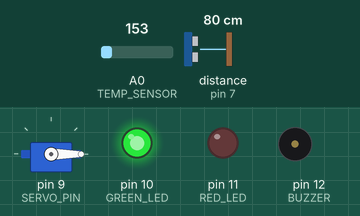
Recording of a sketch running on a simulated Arduino Uno, built with avr-gcc and run on an emulated ATmega328P. On the bench: servo, output pins drawn as LEDs (lit = HIGH), buzzer (waves = sounding, pin HIGH). Wiring (inferred from the names in the program): ultrasonic range finder: trigger pin 6; echo pin 7. Dashed ring = blinking. The test bench sets the inputs (shaded band); at power-on: A0 (TEMP_SENSOR) = 153, distance to the obstacle (sensor on pin 7) 80 cm. The echo pulse lasts 58.3 µs per cm; pins used as bus, display or sensor lines are not drawn.

Above: at 1.8 s.
1.9 s: A0 (TEMP_SENSOR) set to 174
At 3.4 s:
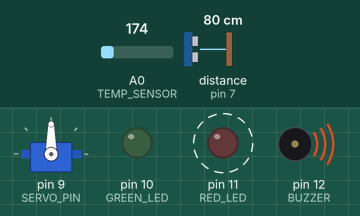
6.0 s: A0 (TEMP_SENSOR) set to 133
At 7.2 s:
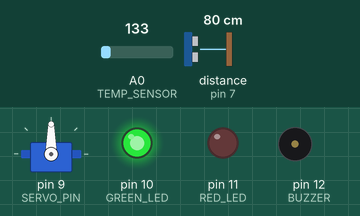
7.5 s: A0 (TEMP_SENSOR) set to 165
At 8.4 s:
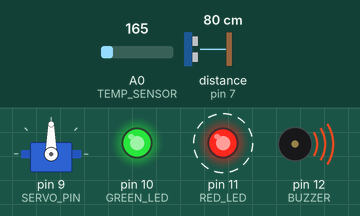
11.6 s: A0 (TEMP_SENSOR) set to 114
At 12.4 s:
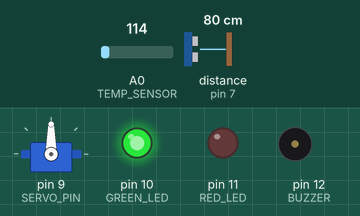
Timing chart, 0 to 14.5 s (numbered marks = the images above; inputs shaded):
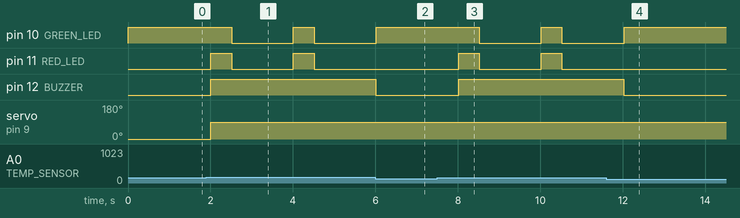

Measured:
- the behaviour switches between 163 and 164 on A0 (TEMP_SENSOR) (found by bisection; images 0 and 1)
- after the input at 1.9 s, pin 10 (GREEN_LED): HIGH → LOW after 0.61 s, → HIGH 1.5 s later, → LOW 0.50 s later; pin 11 (RED_LED): alternates HIGH for 0.50 s and LOW for 1.5 s, starting after 0.11 s; pin 12 (BUZZER): LOW → HIGH after 0.11 s; servo on pin 9 (SERVO_PIN): 0° → 90° after 0.11 s
- after the input at 6.0 s, pin 10 (GREEN_LED): goes on until 6.0 s, then stays HIGH; pin 11 (RED_LED): stays LOW (without the input it goes to HIGH after 0.01 s); pin 12 (BUZZER): HIGH → LOW at once
- after the input at 7.5 s, pin 10 (GREEN_LED): HIGH → LOW after 1.0 s, → HIGH 1.5 s later, → LOW 0.50 s later; pin 11 (RED_LED): alternates HIGH for 0.50 s and LOW for 1.5 s, starting after 0.52 s; pin 12 (BUZZER): LOW → HIGH after 0.52 s
- after the input at 11.6 s, pin 10 (GREEN_LED): goes on until 12.0 s, then stays HIGH; pin 11 (RED_LED): stays LOW (without the input it goes to HIGH after 0.42 s); pin 12 (BUZZER): HIGH → LOW after 0.42 s

The sketch:

SmartHome.ino
```cpp
#include <Servo.h>

#define TRIG_PIN 6
#define ECHO_PIN 7
#define SERVO_PIN 9
#define GREEN_LED 10
#define RED_LED 11
#define BUZZER 12
#define TEMP_SENSOR A0

Servo gateServo;
const int parkingSpots = 2;
int occupiedSpots = 0;
bool overheating = false;

void setup() {
    pinMode(TRIG_PIN, OUTPUT);
    pinMode(ECHO_PIN, INPUT);
    pinMode(GREEN_LED, OUTPUT);
    pinMode(RED_LED, OUTPUT);
    pinMode(BUZZER, OUTPUT);

    gateServo.attach(SERVO_PIN);
    gateServo.write(0); // Gate closed
}

void loop() {
    checkTemperature();

    if (overheating) {
        // Alarm: Gate stays open, LEDs flash, buzzer sounds
        gateServo.write(90);
        digitalWrite(BUZZER, HIGH);
        flashLEDs();
    } else {
        digitalWrite(BUZZER, LOW);
        checkParking();
    }

    delay(1000);
}

// 🛠 Check Distance for Parking
void checkParking() {
    long duration;
    int distance;

    digitalWrite(TRIG_PIN, LOW);
    delayMicroseconds(2);
    digitalWrite(TRIG_PIN, HIGH);
    delayMicroseconds(10);
    digitalWrite(TRIG_PIN, LOW);

    duration = pulseIn(ECHO_PIN, HIGH);
    distance = duration * 0.034 / 2;

    if (distance < 10) {
        gateServo.write(90);
        delay(3000);
        gateServo.write(0);
        occupiedSpots++;
    }

    if (occupiedSpots >= parkingSpots) {
        digitalWrite(RED_LED, HIGH);
        digitalWrite(GREEN_LED, LOW);
    } else {
        digitalWrite(RED_LED, LOW);
        digitalWrite(GREEN_LED, HIGH);
    }
}

// 🛠 Check Temperature
void checkTemperature() {
    int sensorValue = analogRead(TEMP_SENSOR);
    float voltage = sensorValue * (5.0 / 1023.0);
    float temperatureC = (voltage - 0.5) * 100.0;

    if (temperatureC > 30.0) {
        overheating = true;
    } else {
        overheating = false;
    }
}

// 🛠 Flash LEDs if overheating
void flashLEDs() {
    digitalWrite(GREEN_LED, HIGH);
    digitalWrite(RED_LED, HIGH);
    delay(500);
    digitalWrite(GREEN_LED, LOW);
    digitalWrite(RED_LED, LOW);
    delay(500);
}
```
